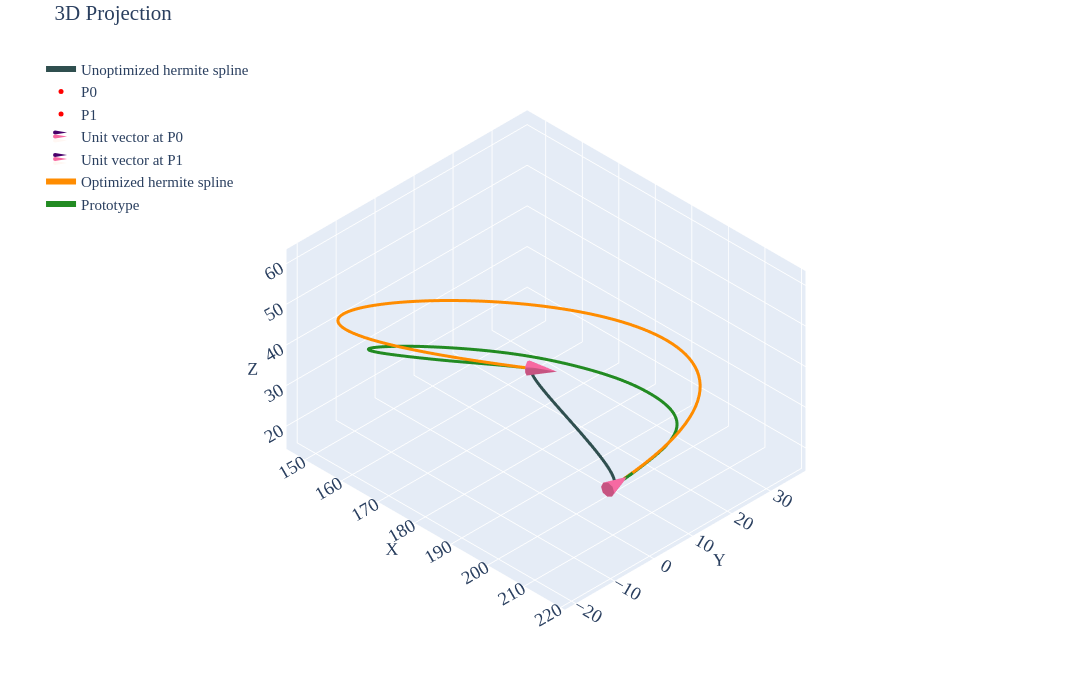

Here is the notebook cell this chart was saved with:
### Markdown cell above
## P2 Case 02

### Code cell
df=pd.read_csv('../data/2810/p2-case2.csv')
prt=df.iloc[10:,2:].reset_index(drop=True)

p0=df.iloc[5,2:].values.astype(float)    # Point0
p1=df.iloc[6,2:].values.astype(float)    # Point1
v0=-1*(p0-prt.iloc[3].values).astype(float)
v1=-1*(prt.iloc[96].values-p1).astype(float)
u0=v0/np.linalg.norm(v0)                 # Unit Vector @ Point0
u1=v1/np.linalg.norm(v1)                 # Unit Vector @ Point1
u1=df.iloc[9,2:].values.astype(float)    # Unit Vector @ Point1
m0=df.iloc[2,1]                          # Magnitude for Vector1
m1=df.iloc[3,1]                          # Magnitude for Vector2
u0_init=u0*m0
u1_init=u1*m1
spl=utils.hermite(p0,p1,u0_init,u1_init,num_points=51)

tgt=utils.length(prt.values)             # Target spline length

def obj_fn(mag,prt_pts,p0,p1,u0,u1,n_points=100):
    m0=mag[0]
    m1=mag[1]    
    u0_scld=m0*u0
    u1_scld=m1*u1
    spl=utils.hermite(p0,p1,u0_scld,u1_scld,num_points=n_points)
    dist_err=abs(np.sum((spl-prt_pts)**2))
    return dist_err

def len_up(mag,prt_pts,p0,p1,u0,u1,n_points=100):
    return 2-(utils.length(utils.hermite(p0,p1,mag[0]*u0,mag[1]*u1,num_points=n_points))-utils.length(prt_pts))

def len_lo(mag,prt_pts,p0,p1,u0,u1,n_points=100):
    return 2+(utils.length(utils.hermite(p0,p1,mag[0]*u0,mag[1]*u1,num_points=n_points))-utils.length(prt_pts))

def len_eq(mag,prt_pts,p0,p1,u0,u1,n_points=100):
    return (utils.length(utils.hermite(p0,p1,mag[0]*u0,mag[1]*u1,num_points=n_points))-utils.length(prt_pts))

constraints=[
    {'type':'eq','fun':len_eq,'args':(prt.values,p0,p1,u0,u1)},
    # {'type':'ineq','fun':len_up,'args':(prt.values,p0,p1,u0,u1)},
    # {'type':'ineq','fun':len_lo,'args':(prt.values,p0,p1,u0,u1)}
]

sol=minimize(obj_fn,[1,1],args=(prt.values,p0,p1,u0,u1),method='SLSQP',constraints=constraints)
u0_final=sol.x[0]*u0
u1_final=sol.x[1]*u1
spl=utils.hermite(p0,p1,u0_init,u1_init,num_points=100)
spl_tgt=utils.hermite(p0,p1,u0_final,u1_final,num_points=100)

pd.DataFrame(spl_tgt, columns=['X','Y','Z']).to_csv('../data/2810/rev-opt/p2-case2-opt.csv',index=False)

print(f'Length of the Prototype Spline: {utils.length(prt.values):.5f}')
print(f'Given target spline length: {tgt:.5f}')
print(f'Length of the Hermite Spline: {utils.length(spl.astype(float)):.5f}')
print(f'Achieved Length of the Hermite Spline: {utils.length(spl_tgt.astype(float)):.5f}')
print(f'\nMaximum Distance Deviation: {max(np.linalg.norm(spl_tgt-spl,axis=1)):.4f}')
print(f'Total Distance Deviation: {sum(np.linalg.norm(spl_tgt-spl,axis=1)):.4f}')
print(f'\nComputed Magnitude (M0, M1): {sol.x[0]:.4f}, {sol.x[1]:.4f}')

utils.plotter(spl,p0,p1,u0_init,u1_init,tgt=spl_tgt,prt=prt.values,cne=6,intr='d',tgt_label='Optimized hermite spline')
